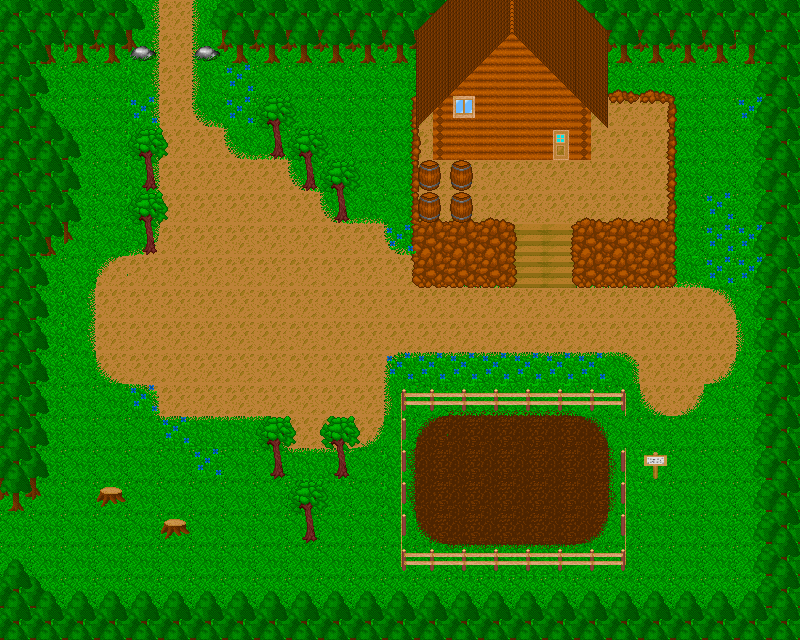

A level layout from a 2D game, rendered from its tile map. Below: a short description, then the map file with tile-grid data replaced by summaries:
An orthogonal 25x20 tile map with 32x32 px tiles, 10 tile layers (Ground1, Ground2, Rocks, MapBorder, ...), 3 tilesets and 44 objects (STR3, Door).

<map version="1.0" orientation="orthogonal" renderorder="right-down" width="25" height="20" tilewidth="32" tileheight="32">
 <tileset firstgid="1" name="Ulkotilat" tilewidth="32" tileheight="32">
  <image source="terrainTiles.png" trans="ff00ff" width="640" height="480" />
  <tile id="91">
   <animation>
    <frame tileid="91" duration="400" />
    <frame tileid="92" duration="400" />
    <frame tileid="93" duration="400" />
    <frame tileid="94" duration="400" />
   </animation>
  </tile>
  <tile id="111">
   <animation>
    <frame tileid="111" duration="400" />
    <frame tileid="112" duration="400" />
    <frame tileid="113" duration="400" />
    <frame tileid="114" duration="400" />
   </animation>
  </tile>
 </tileset>
 <tileset firstgid="301" name="sisätilat" tilewidth="32" tileheight="32">
  <image source="SOWOBJECTSINDOORSxcf.png" trans="ff00ff" width="640" height="480" />
 </tileset>
 <tileset firstgid="601" name="AnimatedTiles" tilewidth="32" tileheight="32">
  <image source="AnimatedTiles.png" trans="ff00ff" width="160" height="640" />
  <tile id="0">
   <animation>
    <frame tileid="0" duration="400" />
    <frame tileid="1" duration="400" />
    <frame tileid="2" duration="400" />
    <frame tileid="3" duration="400" />
   </animation>
  </tile>
  <tile id="5">
   <animation>
    <frame tileid="5" duration="400" />
    <frame tileid="6" duration="400" />
    <frame tileid="7" duration="400" />
    <frame tileid="8" duration="400" />
   </animation>
  </tile>
  <tile id="10">
   <animation>
    <frame tileid="10" duration="100" />
    <frame tileid="11" duration="100" />
    <frame tileid="12" duration="100" />
    <frame tileid="13" duration="100" />
   </animation>
  </tile>
  <tile id="15">
   <animation>
    <frame tileid="15" duration="300" />
    <frame tileid="16" duration="300" />
    <frame tileid="17" duration="300" />
    <frame tileid="18" duration="300" />
   </animation>
  </tile>
  <tile id="20">
   <animation>
    <frame tileid="20" duration="300" />
    <frame tileid="21" duration="300" />
    <frame tileid="22" duration="300" />
    <frame tileid="23" duration="300" />
   </animation>
  </tile>
 </tileset>
 <layer name="Ground1" width="25" height="20">
  <data>[500 cells, 500 non-empty, 2 distinct tile ids]</data>
 </layer>
 <layer name="Ground2" width="25" height="20">
  <data>[500 cells, 391 non-empty, 15 distinct tile ids]</data>
 </layer>
 <layer name="Rocks" width="25" height="20">
  <data>[500 cells, 57 non-empty, 12 distinct tile ids]</data>
 </layer>
 <layer name="MapBorder" width="25" height="20">
  <data>[500 cells, 163 non-empty, 11 distinct tile ids]</data>
 </layer>
 <layer name="HouseWalls" width="25" height="20">
  <data>[500 cells, 18 non-empty, 3 distinct tile ids]</data>
 </layer>
 <layer name="HouseROOF" width="25" height="20">
  <data>[500 cells, 18 non-empty, 10 distinct tile ids]</data>
 </layer>
 <layer name="Roof2" width="25" height="20">
  <data>[500 cells, 0 non-empty, 0 distinct tile ids]</data>
 </layer>
 <layer name="houseADDONS" width="25" height="20">
  <data>[500 cells, 2 non-empty, 2 distinct tile ids]</data>
 </layer>
 <layer name="Shading" width="25" height="20">
  <data>[500 cells, 0 non-empty, 0 distinct tile ids]</data>
 </layer>
 <layer name="Objects" width="25" height="20">
  <data>[500 cells, 63 non-empty, 16 distinct tile ids]</data>
 </layer>
 <objectgroup name="Boxes">
  <object x="207" y="6" width="208" height="56" />
  <object x="610" y="22" width="156" height="47" />
  <object x="769" y="20" width="25" height="623" />
  <object x="0" y="592" width="778" height="58" />
  <object x="0" y="-2" width="41.3333" height="506" />
  <object x="53" y="123" width="32" height="114" />
  <object x="55" y="3" width="84" height="58" />
  <object x="143" y="0" width="5" height="20" />
  <object x="414" y="61" width="30" height="223" />
  <object x="447" y="160" width="26" height="62" />
  <object x="444" y="124" width="106.333" height="36.6667" />
  <object x="571" y="100" width="16" height="58" />
  <object x="585" y="62" width="22" height="63" />
  <object x="605" y="87" width="66" height="19" />
  <object x="445" y="221" width="71" height="66" />
  <object x="571" y="220" width="105" height="69" />
  <object x="664" y="102" width="13" height="122" />
  <object x="402.667" y="396.667" width="223.333" height="16" />
  <object x="622" y="446.667" width="5" height="114" />
  <object x="402" y="552.333" width="222" height="16" />
  <object x="398.667" y="398.667" width="6.33334" height="160.667" />
  <object x="322" y="414.667" width="30.6667" height="60.6667" />
  <object x="288.667" y="484" width="37.3333" height="54" />
  <object x="255.333" y="420.667" width="37.3333" height="60" />
  <object x="131.727" y="127.091" width="34.0455" height="126.455" />
  <object x="259" y="93.5" width="25" height="59.5" />
  <object x="295.5" y="127" width="23.5" height="62.5" />
  <object x="324" y="160" width="28.5" height="61.5" />
  <object x="96.7273" y="486.909" width="27.6364" height="19.8182" />
  <object x="163.091" y="521.455" width="25.0909" height="16.5455" />
  <object x="646" y="456" width="20" height="11" />
  <object x="178.333" y="13.3333" width="0.333333" />
  <object x="2" y="564.667" width="29.3333" height="24.6667" />
  <object x="194.667" y="46" width="27.6667" height="13.3333" />
  <object x="132.667" y="47.3333" width="25.3333" height="12.3333" />
 </objectgroup>
 <objectgroup name="Strint" opacity="0.9">
  <properties>
   <property name="STR" value="2" />
   <property name="Sign" value="S1A1" />
  </properties>
  <object x="551.667" y="192.667" width="17" height="7.33333">
   <properties>
    <property name="STR" value="2" />
   </properties>
  </object>
  <object x="531.333" y="339">
   <properties>
    <property name="STR" value="1" />
   </properties>
  </object>
  <object name="STR3" x="162" y="45.5" width="32" height="18">
   <properties>
    <property name="STR" value="3" />
   </properties>
  </object>
  <object x="643.125" y="454.75" width="24.875" height="50.25">
   <properties>
    <property name="Sign" value="S1A1" />
   </properties>
  </object>
  <object x="70.6667" y="536">
   <properties>
    <property name="STR" value="4" />
   </properties>
  </object>
  <object x="167.303" y="94.9697">
   <properties>
    <property name="NPC" value="NPC1A1" />
   </properties>
  </object>
 </objectgroup>
 <objectgroup name="TriggerLayer">
  <properties>
   <property name="Door" value="A1:INT1" />
  </properties>
  <object name="Door" x="552.09" y="155.265" width="15.5078" height="10.9113" rotation="-0.37995">
   <properties>
    <property name="Door" value="A1:INT1" />
   </properties>
  </object>
  <object x="148.75" y="1.5" width="55.5" height="15.75">
   <properties>
    <property name="Door" value="A1:A2" />
   </properties>
  </object>
  <object x="0.666667" y="508.667" width="32" height="46.6667">
   <properties>
    <property name="Door" value="A1:A4" />
   </properties>
  </object>
 </objectgroup>
</map>